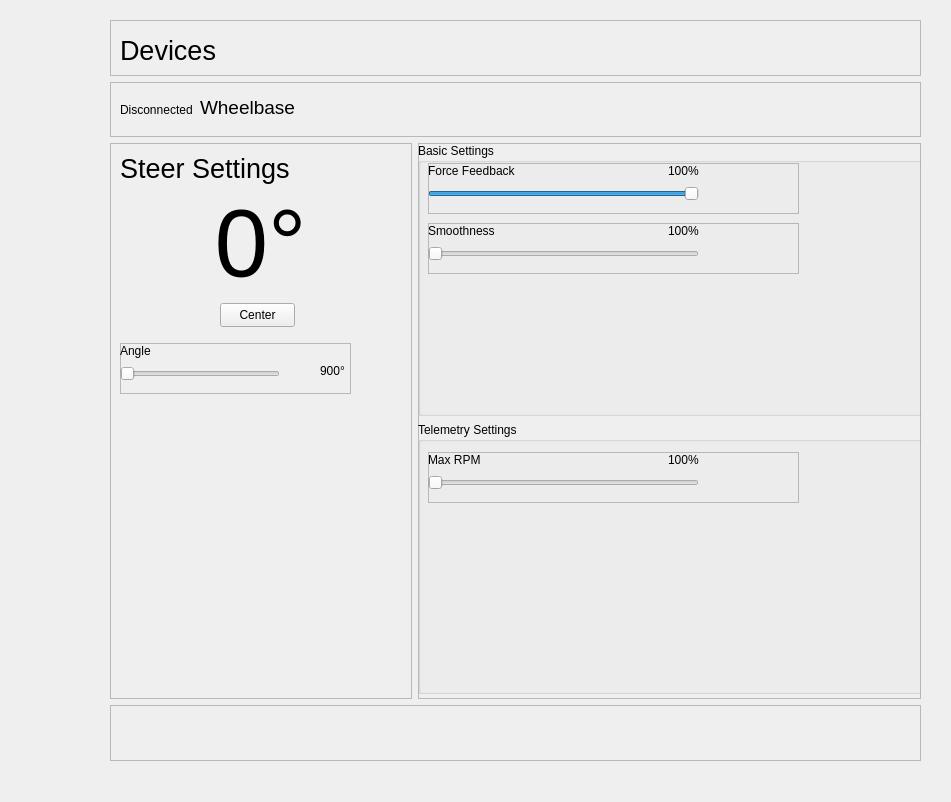
<?xml version="1.0" encoding="UTF-8"?>
<ui version="4.0">
 <class>MainWindow</class>
 <widget class="QMainWindow" name="MainWindow">
  <property name="geometry">
   <rect>
    <x>0</x>
    <y>0</y>
    <width>951</width>
    <height>802</height>
   </rect>
  </property>
  <property name="sizePolicy">
   <sizepolicy hsizetype="Fixed" vsizetype="Fixed">
    <horstretch>0</horstretch>
    <verstretch>0</verstretch>
   </sizepolicy>
  </property>
  <property name="windowTitle">
   <string>MainWindow</string>
  </property>
  <widget class="QWidget" name="centralwidget">
   <widget class="QWidget" name="verticalLayoutWidget">
    <property name="geometry">
     <rect>
      <x>110</x>
      <y>20</y>
      <width>811</width>
      <height>741</height>
     </rect>
    </property>
    <layout class="QVBoxLayout" name="verticalLayout" stretch="1,1,10,1">
     <item>
      <widget class="QFrame" name="frame_3">
       <property name="frameShape">
        <enum>QFrame::StyledPanel</enum>
       </property>
       <property name="frameShadow">
        <enum>QFrame::Raised</enum>
       </property>
       <widget class="QLabel" name="label">
        <property name="geometry">
         <rect>
          <x>10</x>
          <y>10</y>
          <width>101</width>
          <height>41</height>
         </rect>
        </property>
        <property name="font">
         <font>
          <pointsize>20</pointsize>
         </font>
        </property>
        <property name="text">
         <string>Devices</string>
        </property>
       </widget>
      </widget>
     </item>
     <item>
      <widget class="QFrame" name="frame">
       <property name="frameShape">
        <enum>QFrame::StyledPanel</enum>
       </property>
       <property name="frameShadow">
        <enum>QFrame::Raised</enum>
       </property>
       <widget class="QLabel" name="label_2">
        <property name="geometry">
         <rect>
          <x>90</x>
          <y>0</y>
          <width>121</width>
          <height>51</height>
         </rect>
        </property>
        <property name="font">
         <font>
          <pointsize>14</pointsize>
         </font>
        </property>
        <property name="text">
         <string>Wheelbase</string>
        </property>
       </widget>
       <widget class="QLabel" name="label_3">
        <property name="geometry">
         <rect>
          <x>10</x>
          <y>20</y>
          <width>81</width>
          <height>16</height>
         </rect>
        </property>
        <property name="text">
         <string>Disconnected</string>
        </property>
       </widget>
      </widget>
     </item>
     <item>
      <layout class="QHBoxLayout" name="horizontalLayout" stretch="3,5">
       <item>
        <widget class="QFrame" name="frame_5">
         <property name="frameShape">
          <enum>QFrame::StyledPanel</enum>
         </property>
         <property name="frameShadow">
          <enum>QFrame::Raised</enum>
         </property>
         <widget class="QLabel" name="label_4">
          <property name="geometry">
           <rect>
            <x>10</x>
            <y>0</y>
            <width>171</width>
            <height>51</height>
           </rect>
          </property>
          <property name="font">
           <font>
            <pointsize>20</pointsize>
           </font>
          </property>
          <property name="text">
           <string>Steer Settings</string>
          </property>
         </widget>
         <widget class="QLabel" name="label_5">
          <property name="geometry">
           <rect>
            <x>100</x>
            <y>50</y>
            <width>101</width>
            <height>101</height>
           </rect>
          </property>
          <property name="font">
           <font>
            <pointsize>72</pointsize>
           </font>
          </property>
          <property name="text">
           <string>0°</string>
          </property>
          <property name="alignment">
           <set>Qt::AlignCenter</set>
          </property>
         </widget>
         <widget class="QPushButton" name="pushButton">
          <property name="geometry">
           <rect>
            <x>110</x>
            <y>160</y>
            <width>75</width>
            <height>24</height>
           </rect>
          </property>
          <property name="text">
           <string>Center</string>
          </property>
         </widget>
         <widget class="QFrame" name="angle_frame">
          <property name="geometry">
           <rect>
            <x>10</x>
            <y>200</y>
            <width>231</width>
            <height>51</height>
           </rect>
          </property>
          <property name="frameShape">
           <enum>QFrame::StyledPanel</enum>
          </property>
          <property name="frameShadow">
           <enum>QFrame::Raised</enum>
          </property>
          <widget class="QSlider" name="horizontalSlider">
           <property name="geometry">
            <rect>
             <x>0</x>
             <y>20</y>
             <width>160</width>
             <height>22</height>
            </rect>
           </property>
           <property name="orientation">
            <enum>Qt::Horizontal</enum>
           </property>
          </widget>
          <widget class="QLabel" name="label_7">
           <property name="geometry">
            <rect>
             <x>200</x>
             <y>20</y>
             <width>49</width>
             <height>16</height>
            </rect>
           </property>
           <property name="text">
            <string>900°</string>
           </property>
          </widget>
          <widget class="QLabel" name="label_6">
           <property name="geometry">
            <rect>
             <x>0</x>
             <y>0</y>
             <width>49</width>
             <height>16</height>
            </rect>
           </property>
           <property name="text">
            <string>Angle</string>
           </property>
          </widget>
         </widget>
        </widget>
       </item>
       <item>
        <widget class="QFrame" name="frame_4">
         <property name="frameShape">
          <enum>QFrame::StyledPanel</enum>
         </property>
         <property name="frameShadow">
          <enum>QFrame::Raised</enum>
         </property>
         <widget class="QWidget" name="verticalLayoutWidget_2">
          <property name="geometry">
           <rect>
            <x>0</x>
            <y>0</y>
            <width>831</width>
            <height>551</height>
           </rect>
          </property>
          <layout class="QVBoxLayout" name="verticalLayout_2">
           <item>
            <widget class="QGroupBox" name="groupBox_2">
             <property name="title">
              <string>Basic Settings</string>
             </property>
             <widget class="QFrame" name="angle_frame_2">
              <property name="geometry">
               <rect>
                <x>10</x>
                <y>20</y>
                <width>371</width>
                <height>51</height>
               </rect>
              </property>
              <property name="frameShape">
               <enum>QFrame::StyledPanel</enum>
              </property>
              <property name="frameShadow">
               <enum>QFrame::Raised</enum>
              </property>
              <widget class="QSlider" name="ffbStrengthSlider">
               <property name="geometry">
                <rect>
                 <x>0</x>
                 <y>20</y>
                 <width>271</width>
                 <height>22</height>
                </rect>
               </property>
               <property name="maximum">
                <number>100</number>
               </property>
               <property name="value">
                <number>100</number>
               </property>
               <property name="orientation">
                <enum>Qt::Horizontal</enum>
               </property>
              </widget>
              <widget class="QLabel" name="ffbPercent">
               <property name="geometry">
                <rect>
                 <x>240</x>
                 <y>0</y>
                 <width>49</width>
                 <height>16</height>
                </rect>
               </property>
               <property name="text">
                <string>100%</string>
               </property>
              </widget>
              <widget class="QLabel" name="label_9">
               <property name="geometry">
                <rect>
                 <x>0</x>
                 <y>0</y>
                 <width>91</width>
                 <height>16</height>
                </rect>
               </property>
               <property name="text">
                <string>Force Feedback</string>
               </property>
              </widget>
             </widget>
             <widget class="QFrame" name="angle_frame_3">
              <property name="geometry">
               <rect>
                <x>10</x>
                <y>80</y>
                <width>371</width>
                <height>51</height>
               </rect>
              </property>
              <property name="frameShape">
               <enum>QFrame::StyledPanel</enum>
              </property>
              <property name="frameShadow">
               <enum>QFrame::Raised</enum>
              </property>
              <widget class="QSlider" name="horizontalSlider_6">
               <property name="geometry">
                <rect>
                 <x>0</x>
                 <y>20</y>
                 <width>271</width>
                 <height>22</height>
                </rect>
               </property>
               <property name="orientation">
                <enum>Qt::Horizontal</enum>
               </property>
              </widget>
              <widget class="QLabel" name="label_16">
               <property name="geometry">
                <rect>
                 <x>240</x>
                 <y>0</y>
                 <width>49</width>
                 <height>16</height>
                </rect>
               </property>
               <property name="text">
                <string>100%</string>
               </property>
              </widget>
              <widget class="QLabel" name="label_17">
               <property name="geometry">
                <rect>
                 <x>0</x>
                 <y>0</y>
                 <width>91</width>
                 <height>16</height>
                </rect>
               </property>
               <property name="text">
                <string>Smoothness</string>
               </property>
              </widget>
             </widget>
            </widget>
           </item>
           <item>
            <widget class="QGroupBox" name="groupBox">
             <property name="title">
              <string>Telemetry Settings</string>
             </property>
             <widget class="QFrame" name="angle_frame_4">
              <property name="geometry">
               <rect>
                <x>10</x>
                <y>30</y>
                <width>371</width>
                <height>51</height>
               </rect>
              </property>
              <property name="frameShape">
               <enum>QFrame::StyledPanel</enum>
              </property>
              <property name="frameShadow">
               <enum>QFrame::Raised</enum>
              </property>
              <widget class="QSlider" name="horizontalSlider_7">
               <property name="geometry">
                <rect>
                 <x>0</x>
                 <y>20</y>
                 <width>271</width>
                 <height>22</height>
                </rect>
               </property>
               <property name="orientation">
                <enum>Qt::Horizontal</enum>
               </property>
              </widget>
              <widget class="QLabel" name="label_18">
               <property name="geometry">
                <rect>
                 <x>240</x>
                 <y>0</y>
                 <width>49</width>
                 <height>16</height>
                </rect>
               </property>
               <property name="text">
                <string>100%</string>
               </property>
              </widget>
              <widget class="QLabel" name="label_19">
               <property name="geometry">
                <rect>
                 <x>0</x>
                 <y>0</y>
                 <width>91</width>
                 <height>16</height>
                </rect>
               </property>
               <property name="text">
                <string>Max RPM</string>
               </property>
              </widget>
             </widget>
            </widget>
           </item>
          </layout>
         </widget>
        </widget>
       </item>
      </layout>
     </item>
     <item>
      <widget class="QFrame" name="frame_2">
       <property name="frameShape">
        <enum>QFrame::StyledPanel</enum>
       </property>
       <property name="frameShadow">
        <enum>QFrame::Raised</enum>
       </property>
      </widget>
     </item>
    </layout>
   </widget>
  </widget>
 </widget>
 <resources/>
 <connections/>
</ui>
